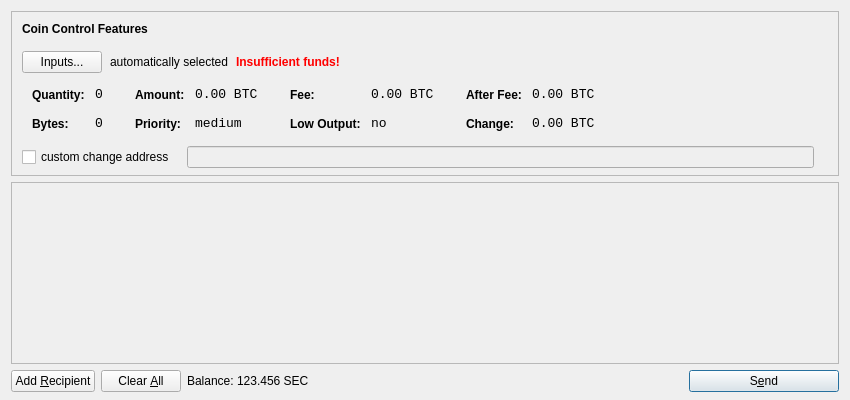
<?xml version="1.0" encoding="UTF-8"?>
<ui version="4.0">
 <class>SendCoinsDialog</class>
 <widget class="QDialog" name="SendCoinsDialog">
  <property name="geometry">
   <rect>
    <x>0</x>
    <y>0</y>
    <width>850</width>
    <height>400</height>
   </rect>
  </property>
  <property name="windowTitle">
   <string>Send Coins</string>
  </property>
  <layout class="QVBoxLayout" name="verticalLayout" stretch="0,1,0">
   <property name="bottomMargin">
    <number>8</number>
   </property>
   <item>
    <widget class="QFrame" name="frameCoinControl">
     <property name="sizePolicy">
      <sizepolicy hsizetype="Expanding" vsizetype="Expanding">
       <horstretch>0</horstretch>
       <verstretch>0</verstretch>
      </sizepolicy>
     </property>
     <property name="maximumSize">
      <size>
       <width>16777215</width>
       <height>16777215</height>
      </size>
     </property>
     <property name="frameShape">
      <enum>QFrame::StyledPanel</enum>
     </property>
     <property name="frameShadow">
      <enum>QFrame::Sunken</enum>
     </property>
     <layout class="QVBoxLayout" name="verticalLayoutCoinControl2">
      <property name="spacing">
       <number>-1</number>
      </property>
      <property name="leftMargin">
       <number>0</number>
      </property>
      <property name="topMargin">
       <number>0</number>
      </property>
      <property name="rightMargin">
       <number>0</number>
      </property>
      <property name="bottomMargin">
       <number>6</number>
      </property>
      <item>
       <layout class="QVBoxLayout" name="verticalLayoutCoinControl" stretch="0,0,0,0,1">
        <property name="spacing">
         <number>0</number>
        </property>
        <property name="leftMargin">
         <number>10</number>
        </property>
        <property name="topMargin">
         <number>10</number>
        </property>
        <item>
         <layout class="QHBoxLayout" name="horizontalLayoutCoinControl1">
          <property name="bottomMargin">
           <number>15</number>
          </property>
          <item>
           <widget class="QLabel" name="labelCoinControlFeatures">
            <property name="sizePolicy">
             <sizepolicy hsizetype="Preferred" vsizetype="Maximum">
              <horstretch>0</horstretch>
              <verstretch>0</verstretch>
             </sizepolicy>
            </property>
            <property name="font">
             <font>
              <weight>75</weight>
              <bold>true</bold>
             </font>
            </property>
            <property name="styleSheet">
             <string notr="true">font-weight:bold;</string>
            </property>
            <property name="text">
             <string>Coin Control Features</string>
            </property>
           </widget>
          </item>
         </layout>
        </item>
        <item>
         <layout class="QHBoxLayout" name="horizontalLayoutCoinControl2" stretch="0,0,0,0">
          <property name="spacing">
           <number>8</number>
          </property>
          <property name="bottomMargin">
           <number>10</number>
          </property>
          <item>
           <widget class="QPushButton" name="pushButtonCoinControl">
            <property name="styleSheet">
             <string notr="true"/>
            </property>
            <property name="text">
             <string>Inputs...</string>
            </property>
           </widget>
          </item>
          <item>
           <widget class="QLabel" name="labelCoinControlAutomaticallySelected">
            <property name="text">
             <string>automatically selected</string>
            </property>
            <property name="margin">
             <number>5</number>
            </property>
           </widget>
          </item>
          <item>
           <widget class="QLabel" name="labelCoinControlInsuffFunds">
            <property name="font">
             <font>
              <weight>75</weight>
              <bold>true</bold>
             </font>
            </property>
            <property name="styleSheet">
             <string notr="true">color:red;font-weight:bold;</string>
            </property>
            <property name="text">
             <string>Insufficient funds!</string>
            </property>
            <property name="margin">
             <number>5</number>
            </property>
           </widget>
          </item>
          <item>
           <spacer name="horizontalSpacerCoinControl">
            <property name="orientation">
             <enum>Qt::Horizontal</enum>
            </property>
            <property name="sizeHint" stdset="0">
             <size>
              <width>40</width>
              <height>1</height>
             </size>
            </property>
           </spacer>
          </item>
         </layout>
        </item>
        <item>
         <widget class="QWidget" name="widgetCoinControl" native="true">
          <property name="sizePolicy">
           <sizepolicy hsizetype="Preferred" vsizetype="Preferred">
            <horstretch>0</horstretch>
            <verstretch>0</verstretch>
           </sizepolicy>
          </property>
          <property name="minimumSize">
           <size>
            <width>0</width>
            <height>0</height>
           </size>
          </property>
          <property name="styleSheet">
           <string notr="true"/>
          </property>
          <layout class="QHBoxLayout" name="horizontalLayoutCoinControl5">
           <property name="margin">
            <number>0</number>
           </property>
           <item>
            <layout class="QHBoxLayout" name="horizontalLayoutCoinControl3" stretch="0,0,0,1">
             <property name="spacing">
              <number>20</number>
             </property>
             <property name="topMargin">
              <number>0</number>
             </property>
             <property name="bottomMargin">
              <number>10</number>
             </property>
             <item>
              <layout class="QFormLayout" name="formLayoutCoinControl1">
               <property name="horizontalSpacing">
                <number>10</number>
               </property>
               <property name="verticalSpacing">
                <number>14</number>
               </property>
               <property name="leftMargin">
                <number>10</number>
               </property>
               <property name="topMargin">
                <number>4</number>
               </property>
               <property name="rightMargin">
                <number>6</number>
               </property>
               <item row="0" column="0">
                <widget class="QLabel" name="labelCoinControlQuantityText">
                 <property name="styleSheet">
                  <string notr="true">font-weight:bold;</string>
                 </property>
                 <property name="text">
                  <string>Quantity:</string>
                 </property>
                 <property name="margin">
                  <number>0</number>
                 </property>
                </widget>
               </item>
               <item row="0" column="1">
                <widget class="QLabel" name="labelCoinControlQuantity">
                 <property name="font">
                  <font>
                   <family>Monospace</family>
                   <pointsize>10</pointsize>
                  </font>
                 </property>
                 <property name="cursor">
                  <cursorShape>IBeamCursor</cursorShape>
                 </property>
                 <property name="contextMenuPolicy">
                  <enum>Qt::ActionsContextMenu</enum>
                 </property>
                 <property name="text">
                  <string notr="true">0</string>
                 </property>
                 <property name="margin">
                  <number>0</number>
                 </property>
                 <property name="textInteractionFlags">
                  <set>Qt::LinksAccessibleByMouse|Qt::TextSelectableByKeyboard|Qt::TextSelectableByMouse</set>
                 </property>
                </widget>
               </item>
               <item row="1" column="0">
                <widget class="QLabel" name="labelCoinControlBytesText">
                 <property name="styleSheet">
                  <string notr="true">font-weight:bold;</string>
                 </property>
                 <property name="text">
                  <string>Bytes:</string>
                 </property>
                </widget>
               </item>
               <item row="1" column="1">
                <widget class="QLabel" name="labelCoinControlBytes">
                 <property name="font">
                  <font>
                   <family>Monospace</family>
                   <pointsize>10</pointsize>
                  </font>
                 </property>
                 <property name="cursor">
                  <cursorShape>IBeamCursor</cursorShape>
                 </property>
                 <property name="contextMenuPolicy">
                  <enum>Qt::ActionsContextMenu</enum>
                 </property>
                 <property name="text">
                  <string notr="true">0</string>
                 </property>
                 <property name="textInteractionFlags">
                  <set>Qt::LinksAccessibleByMouse|Qt::TextSelectableByKeyboard|Qt::TextSelectableByMouse</set>
                 </property>
                </widget>
               </item>
              </layout>
             </item>
             <item>
              <layout class="QFormLayout" name="formLayoutCoinControl2">
               <property name="horizontalSpacing">
                <number>10</number>
               </property>
               <property name="verticalSpacing">
                <number>14</number>
               </property>
               <property name="leftMargin">
                <number>6</number>
               </property>
               <property name="topMargin">
                <number>4</number>
               </property>
               <property name="rightMargin">
                <number>6</number>
               </property>
               <item row="0" column="0">
                <widget class="QLabel" name="labelCoinControlAmountText">
                 <property name="styleSheet">
                  <string notr="true">font-weight:bold;</string>
                 </property>
                 <property name="text">
                  <string>Amount:</string>
                 </property>
                 <property name="margin">
                  <number>0</number>
                 </property>
                </widget>
               </item>
               <item row="0" column="1">
                <widget class="QLabel" name="labelCoinControlAmount">
                 <property name="font">
                  <font>
                   <family>Monospace</family>
                   <pointsize>10</pointsize>
                  </font>
                 </property>
                 <property name="cursor">
                  <cursorShape>IBeamCursor</cursorShape>
                 </property>
                 <property name="contextMenuPolicy">
                  <enum>Qt::ActionsContextMenu</enum>
                 </property>
                 <property name="text">
                  <string notr="true">0.00 BTC</string>
                 </property>
                 <property name="textInteractionFlags">
                  <set>Qt::LinksAccessibleByMouse|Qt::TextSelectableByKeyboard|Qt::TextSelectableByMouse</set>
                 </property>
                </widget>
               </item>
               <item row="1" column="0">
                <widget class="QLabel" name="labelCoinControlPriorityText">
                 <property name="styleSheet">
                  <string notr="true">font-weight:bold;</string>
                 </property>
                 <property name="text">
                  <string>Priority:</string>
                 </property>
                </widget>
               </item>
               <item row="1" column="1">
                <widget class="QLabel" name="labelCoinControlPriority">
                 <property name="font">
                  <font>
                   <family>Monospace</family>
                   <pointsize>10</pointsize>
                  </font>
                 </property>
                 <property name="cursor">
                  <cursorShape>IBeamCursor</cursorShape>
                 </property>
                 <property name="contextMenuPolicy">
                  <enum>Qt::ActionsContextMenu</enum>
                 </property>
                 <property name="text">
                  <string>medium</string>
                 </property>
                 <property name="textInteractionFlags">
                  <set>Qt::LinksAccessibleByMouse|Qt::TextSelectableByKeyboard|Qt::TextSelectableByMouse</set>
                 </property>
                </widget>
               </item>
              </layout>
             </item>
             <item>
              <layout class="QFormLayout" name="formLayoutCoinControl3">
               <property name="horizontalSpacing">
                <number>10</number>
               </property>
               <property name="verticalSpacing">
                <number>14</number>
               </property>
               <property name="leftMargin">
                <number>6</number>
               </property>
               <property name="topMargin">
                <number>4</number>
               </property>
               <property name="rightMargin">
                <number>6</number>
               </property>
               <item row="0" column="0">
                <widget class="QLabel" name="labelCoinControlFeeText">
                 <property name="styleSheet">
                  <string notr="true">font-weight:bold;</string>
                 </property>
                 <property name="text">
                  <string>Fee:</string>
                 </property>
                 <property name="margin">
                  <number>0</number>
                 </property>
                </widget>
               </item>
               <item row="0" column="1">
                <widget class="QLabel" name="labelCoinControlFee">
                 <property name="font">
                  <font>
                   <family>Monospace</family>
                   <pointsize>10</pointsize>
                  </font>
                 </property>
                 <property name="cursor">
                  <cursorShape>IBeamCursor</cursorShape>
                 </property>
                 <property name="contextMenuPolicy">
                  <enum>Qt::ActionsContextMenu</enum>
                 </property>
                 <property name="text">
                  <string notr="true">0.00 BTC</string>
                 </property>
                 <property name="textInteractionFlags">
                  <set>Qt::LinksAccessibleByMouse|Qt::TextSelectableByKeyboard|Qt::TextSelectableByMouse</set>
                 </property>
                </widget>
               </item>
               <item row="1" column="0">
                <widget class="QLabel" name="labelCoinControlLowOutputText">
                 <property name="styleSheet">
                  <string notr="true">font-weight:bold;</string>
                 </property>
                 <property name="text">
                  <string>Low Output:</string>
                 </property>
                </widget>
               </item>
               <item row="1" column="1">
                <widget class="QLabel" name="labelCoinControlLowOutput">
                 <property name="font">
                  <font>
                   <family>Monospace</family>
                   <pointsize>10</pointsize>
                  </font>
                 </property>
                 <property name="cursor">
                  <cursorShape>IBeamCursor</cursorShape>
                 </property>
                 <property name="contextMenuPolicy">
                  <enum>Qt::ActionsContextMenu</enum>
                 </property>
                 <property name="text">
                  <string>no</string>
                 </property>
                 <property name="textInteractionFlags">
                  <set>Qt::LinksAccessibleByMouse|Qt::TextSelectableByKeyboard|Qt::TextSelectableByMouse</set>
                 </property>
                </widget>
               </item>
              </layout>
             </item>
             <item>
              <layout class="QFormLayout" name="formLayoutCoinControl4">
               <property name="horizontalSpacing">
                <number>10</number>
               </property>
               <property name="verticalSpacing">
                <number>14</number>
               </property>
               <property name="leftMargin">
                <number>6</number>
               </property>
               <property name="topMargin">
                <number>4</number>
               </property>
               <property name="rightMargin">
                <number>6</number>
               </property>
               <item row="0" column="0">
                <widget class="QLabel" name="labelCoinControlAfterFeeText">
                 <property name="styleSheet">
                  <string notr="true">font-weight:bold;</string>
                 </property>
                 <property name="text">
                  <string>After Fee:</string>
                 </property>
                 <property name="margin">
                  <number>0</number>
                 </property>
                </widget>
               </item>
               <item row="0" column="1">
                <widget class="QLabel" name="labelCoinControlAfterFee">
                 <property name="font">
                  <font>
                   <family>Monospace</family>
                   <pointsize>10</pointsize>
                  </font>
                 </property>
                 <property name="cursor">
                  <cursorShape>IBeamCursor</cursorShape>
                 </property>
                 <property name="contextMenuPolicy">
                  <enum>Qt::ActionsContextMenu</enum>
                 </property>
                 <property name="text">
                  <string notr="true">0.00 BTC</string>
                 </property>
                 <property name="textInteractionFlags">
                  <set>Qt::LinksAccessibleByMouse|Qt::TextSelectableByKeyboard|Qt::TextSelectableByMouse</set>
                 </property>
                </widget>
               </item>
               <item row="1" column="0">
                <widget class="QLabel" name="labelCoinControlChangeText">
                 <property name="styleSheet">
                  <string notr="true">font-weight:bold;</string>
                 </property>
                 <property name="text">
                  <string>Change:</string>
                 </property>
                </widget>
               </item>
               <item row="1" column="1">
                <widget class="QLabel" name="labelCoinControlChange">
                 <property name="font">
                  <font>
                   <family>Monospace</family>
                   <pointsize>10</pointsize>
                  </font>
                 </property>
                 <property name="cursor">
                  <cursorShape>IBeamCursor</cursorShape>
                 </property>
                 <property name="contextMenuPolicy">
                  <enum>Qt::ActionsContextMenu</enum>
                 </property>
                 <property name="text">
                  <string notr="true">0.00 BTC</string>
                 </property>
                 <property name="textInteractionFlags">
                  <set>Qt::LinksAccessibleByMouse|Qt::TextSelectableByKeyboard|Qt::TextSelectableByMouse</set>
                 </property>
                </widget>
               </item>
              </layout>
             </item>
            </layout>
           </item>
          </layout>
         </widget>
        </item>
        <item>
         <layout class="QHBoxLayout" name="horizontalLayoutCoinControl4" stretch="0,0,0">
          <property name="spacing">
           <number>12</number>
          </property>
          <property name="sizeConstraint">
           <enum>QLayout::SetDefaultConstraint</enum>
          </property>
          <property name="topMargin">
           <number>5</number>
          </property>
          <property name="rightMargin">
           <number>5</number>
          </property>
          <item>
           <widget class="QCheckBox" name="checkBoxCoinControlChange">
            <property name="text">
             <string>custom change address</string>
            </property>
           </widget>
          </item>
          <item>
           <widget class="QLineEdit" name="lineEditCoinControlChange">
            <property name="enabled">
             <bool>false</bool>
            </property>
            <property name="sizePolicy">
             <sizepolicy hsizetype="Expanding" vsizetype="Fixed">
              <horstretch>0</horstretch>
              <verstretch>0</verstretch>
             </sizepolicy>
            </property>
           </widget>
          </item>
          <item>
           <widget class="QLabel" name="labelCoinControlChangeLabel">
            <property name="sizePolicy">
             <sizepolicy hsizetype="Preferred" vsizetype="Expanding">
              <horstretch>0</horstretch>
              <verstretch>0</verstretch>
             </sizepolicy>
            </property>
            <property name="minimumSize">
             <size>
              <width>0</width>
              <height>0</height>
             </size>
            </property>
            <property name="text">
             <string/>
            </property>
            <property name="margin">
             <number>3</number>
            </property>
           </widget>
          </item>
         </layout>
        </item>
        <item>
         <spacer name="verticalSpacerCoinControl">
          <property name="orientation">
           <enum>Qt::Vertical</enum>
          </property>
          <property name="sizeHint" stdset="0">
           <size>
            <width>800</width>
            <height>1</height>
           </size>
          </property>
         </spacer>
        </item>
       </layout>
      </item>
     </layout>
    </widget>
   </item>
   <item>
    <widget class="QScrollArea" name="scrollArea">
     <property name="widgetResizable">
      <bool>true</bool>
     </property>
     <widget class="QWidget" name="scrollAreaWidgetContents">
      <property name="geometry">
       <rect>
        <x>0</x>
        <y>0</y>
        <width>830</width>
        <height>165</height>
       </rect>
      </property>
      <layout class="QVBoxLayout" name="verticalLayout_2">
       <property name="margin">
        <number>0</number>
       </property>
       <item>
        <layout class="QVBoxLayout" name="entries">
         <property name="spacing">
          <number>6</number>
         </property>
        </layout>
       </item>
       <item>
        <spacer name="verticalSpacer">
         <property name="orientation">
          <enum>Qt::Vertical</enum>
         </property>
         <property name="sizeHint" stdset="0">
          <size>
           <width>20</width>
           <height>40</height>
          </size>
         </property>
        </spacer>
       </item>
      </layout>
     </widget>
    </widget>
   </item>
   <item>
    <layout class="QHBoxLayout" name="horizontalLayout">
     <item>
      <widget class="QPushButton" name="addButton">
       <property name="toolTip">
        <string>Send to multiple recipients at once</string>
       </property>
       <property name="text">
        <string>Add &amp;Recipient</string>
       </property>
       <property name="icon">
        <iconset resource="../bitcoin.qrc">
         <normaloff>:/icons/add</normaloff>:/icons/add</iconset>
       </property>
       <property name="autoDefault">
        <bool>false</bool>
       </property>
      </widget>
     </item>
     <item>
      <widget class="QPushButton" name="clearButton">
       <property name="sizePolicy">
        <sizepolicy hsizetype="Minimum" vsizetype="Fixed">
         <horstretch>0</horstretch>
         <verstretch>0</verstretch>
        </sizepolicy>
       </property>
       <property name="toolTip">
        <string>Remove all transaction fields</string>
       </property>
       <property name="text">
        <string>Clear &amp;All</string>
       </property>
       <property name="icon">
        <iconset resource="../bitcoin.qrc">
         <normaloff>:/icons/remove</normaloff>:/icons/remove</iconset>
       </property>
       <property name="autoRepeatDelay">
        <number>300</number>
       </property>
       <property name="autoDefault">
        <bool>false</bool>
       </property>
      </widget>
     </item>
     <item>
      <layout class="QHBoxLayout" name="horizontalLayout_2">
       <property name="spacing">
        <number>3</number>
       </property>
       <item>
        <widget class="QLabel" name="label">
         <property name="text">
          <string>Balance:</string>
         </property>
        </widget>
       </item>
       <item>
        <widget class="QLabel" name="labelBalance">
         <property name="cursor">
          <cursorShape>IBeamCursor</cursorShape>
         </property>
         <property name="text">
          <string>123.456 SEC</string>
         </property>
         <property name="textInteractionFlags">
          <set>Qt::LinksAccessibleByMouse|Qt::TextSelectableByKeyboard|Qt::TextSelectableByMouse</set>
         </property>
        </widget>
       </item>
      </layout>
     </item>
     <item>
      <spacer name="horizontalSpacer">
       <property name="orientation">
        <enum>Qt::Horizontal</enum>
       </property>
       <property name="sizeHint" stdset="0">
        <size>
         <width>40</width>
         <height>20</height>
        </size>
       </property>
      </spacer>
     </item>
     <item>
      <widget class="QPushButton" name="sendButton">
       <property name="minimumSize">
        <size>
         <width>150</width>
         <height>0</height>
        </size>
       </property>
       <property name="toolTip">
        <string>Confirm the send action</string>
       </property>
       <property name="text">
        <string>S&amp;end</string>
       </property>
       <property name="icon">
        <iconset resource="../bitcoin.qrc">
         <normaloff>:/icons/send</normaloff>:/icons/send</iconset>
       </property>
       <property name="default">
        <bool>true</bool>
       </property>
      </widget>
     </item>
    </layout>
   </item>
  </layout>
 </widget>
 <resources>
  <include location="../bitcoin.qrc"/>
 </resources>
 <connections/>
</ui>
